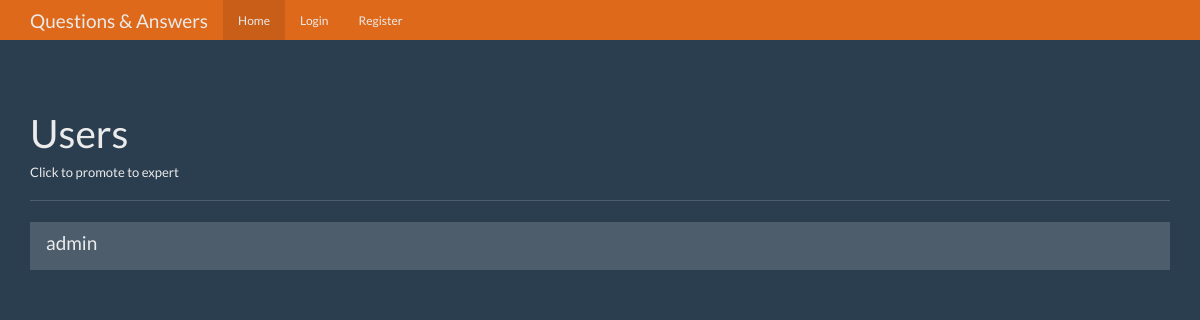
/users, run on an earlier commit of the app's database.
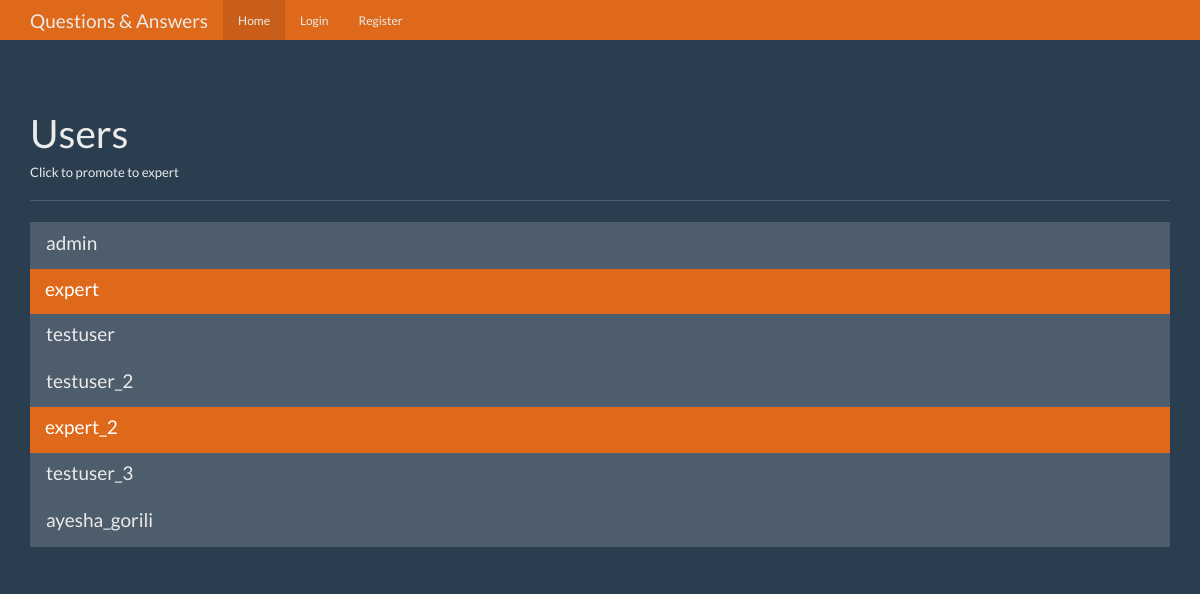
And on a later commit of the database.
### tables this page shows
CREATE TABLE users (
    id integer primary key autoincrement,
    name text not null,
    password text not null,
    expert boolean not null,
    admin boolean not null 
);

### app.py (the view)
@app.route('/users')
def users():
    user = get_current_user()
    db = get_db()
    cur = db.execute('select id, name, expert, admin from users')
    results = cur.fetchall()
    return render_template('users.html', user=user, users=results)

### app.py (called while the page is built)
def get_current_user():
    user_result = None
    if 'user' in session:
        db = connect_db()
        user = session['user']
        cur = db.execute(
            'select id,name,password,expert,admin from users where name = ?', [user])
        user_result = cur.fetchone()
    return user_result

### database.py (called while the page is built)
def connect_db():
    current_path = os.getcwd()
    db_name = "questions.db"
    sql = sqlite3.connect(f"{current_path}/{db_name}")
    sql.row_factory = sqlite3.Row
    return sql

def get_db():
    if not hasattr(g, 'sqlite_db'):
        g.sqlite_db = connect_db()
    return g.sqlite_db

### templates/users.html (shortened to what this page needs)
{% from "nav_bar.html" import show_links %}
<!DOCTYPE html>
<html lang="en">
  <head>
    <link href="{{ url_for('static', filename='bootstrap.min.css') }}" rel="stylesheet">
    <link href="{{ url_for('static', filename='theme.css') }}" rel="stylesheet">
  </head>
  <body>
    <nav class="navbar navbar-inverse navbar-fixed-top">
      <div class="container">
        <div class="navbar-header">
          <a class="navbar-brand" href="#">Questions & Answers</a>
        </div>
        <div id="navbar" class="navbar-collapse collapse">
          {{ show_links(user) }}
        </div>
      </div>
    </nav>
    <div class="container theme-showcase" role="main">
      <div class="page-header">
        <h1>Users</h1>
        <h6>Click to promote to expert</h6>
      </div>
      <div class="row">
        <div class="col-lg-12">
          <div class="list-group">
            {% for result in users %}
            <a href="{{ url_for('promote',user_id=result['id']) }}" class="list-group-item {% if result['expert'] == 1 %} active
            {% endif %}">
              <h4 class="list-group-item-heading">{{ result.name }}</h4>
            </a>
            {% endfor %}
          </div>
        </div>
      </div>
    </div>
  </body>
</html>

What changed in the data, as far as the page shows it:
added users: name "expert", expert True (drawn)
added users: name "testuser"
added users: name "testuser_2"
added users: name "expert_2", expert True (drawn)
added users: name "testuser_3"
added users: name "ayesha_gorili"
